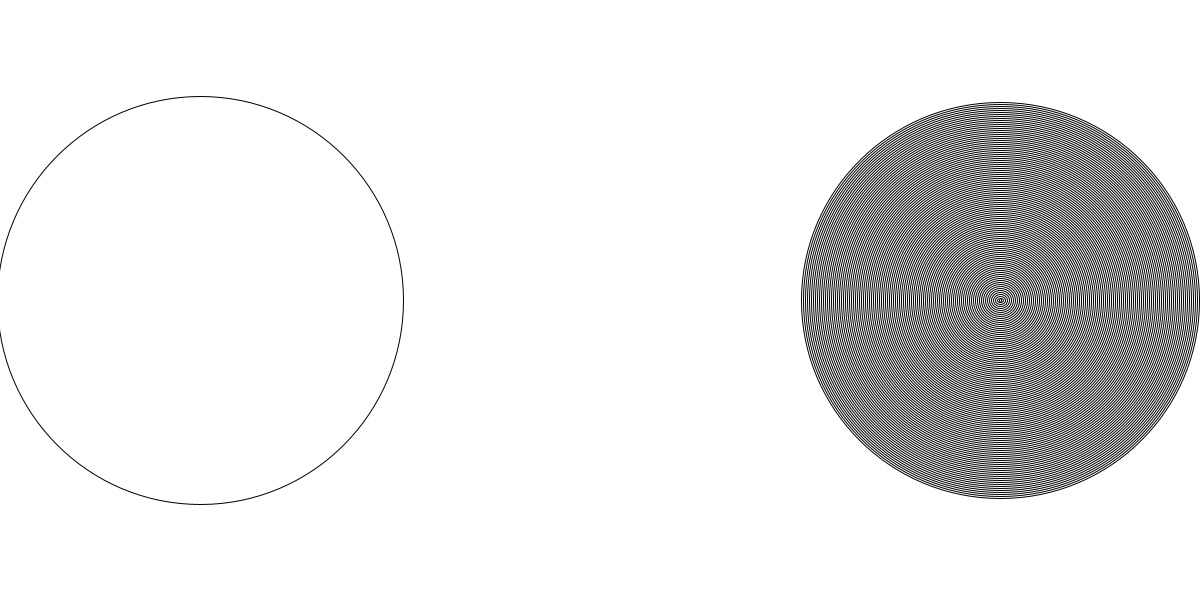
Frame 1 (no input)
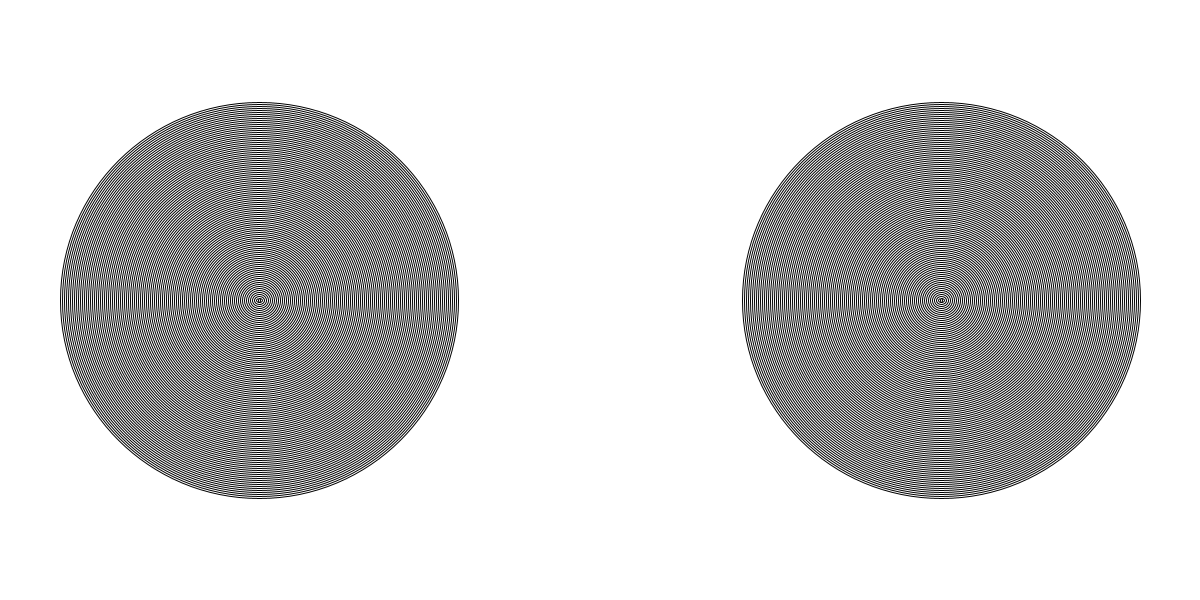
Frame 60 (the mouse pressed at the canvas centre just before this capture)
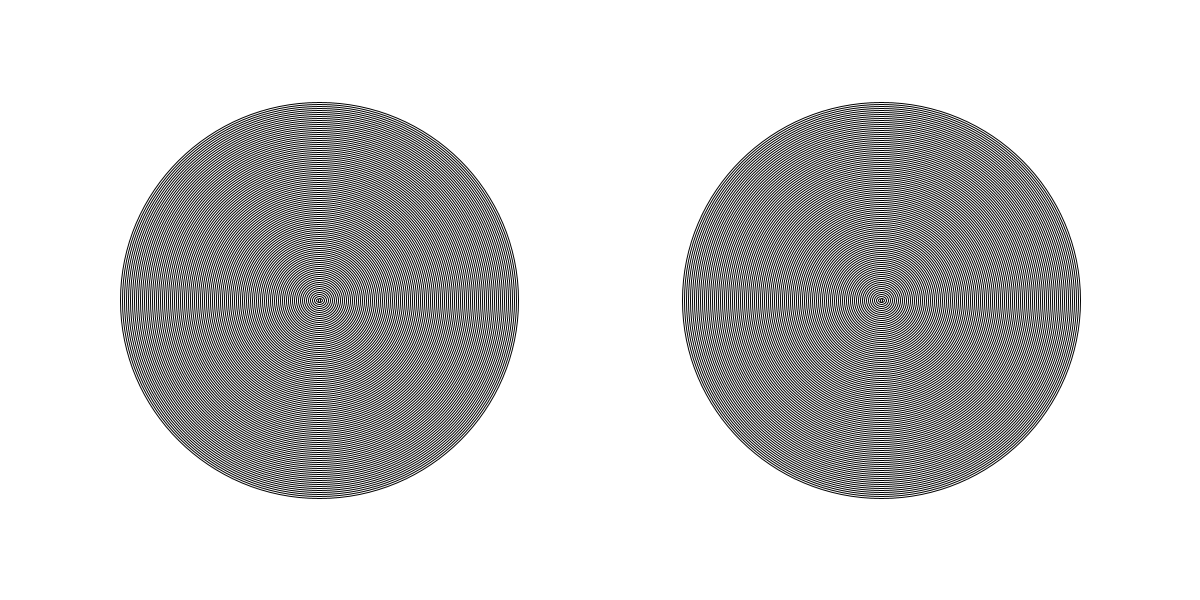
Frame 120 (the mouse held since frame 60 and released just before this capture)

The Processing sketch that drew these frames (run headless with seeded random() and noise(); from frame 60 on, the mouse is pressed at the canvas centre):

// Processing sketch: amazing_rings
// ── amazing_rings.pde
int size1 = 400;
int leftRingPosition = 200;
int size2 = 400;
int rightRingPosition = 1000;
void setup() {
  size(1200, 600);
  leftRing(leftRingPosition);
  rightRing(rightRingPosition);
  size2 = 400;
}
void draw() {
  background(#FFFFFF);
  leftRing(leftRingPosition);
  size1= 400;
  leftRingPosition++;
  rightRing(rightRingPosition);
  size2 = 400;
  rightRingPosition--;
}

void leftRing(int x) {
  for (int i = 100; i >=0; i--) {
    ellipse(x, 300, size1-=2, size1-=2);
  }
}
  void rightRing(int x) {
    for (int i = 100; i >=0; i--) {
     ellipse(x, 300, size2-=2, size2-=2); 
    }
  }
